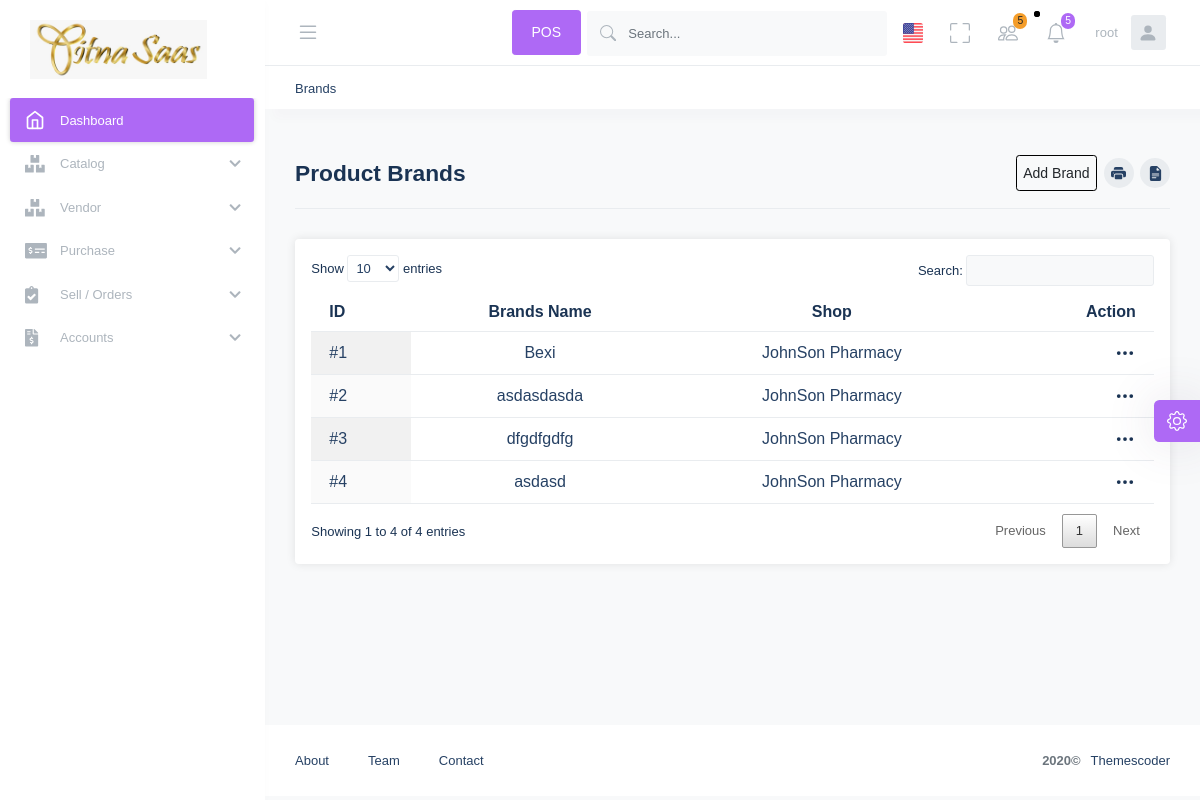
The app's page /pharmacy-pos/brands/1 (signed in) with its own data.
### pharmacyapp/models.py (models this page shows, shortened)
class MedicineBrand(models.Model):
    created_at = models.DateTimeField(default=datetime.now)
    med_brand_name = models.CharField(max_length=255)
    shop = models.ForeignKey(Shop, on_delete=models.DO_NOTHING, null=True)
    med_brand_logo = models.ImageField(upload_to="images/", null=True, blank=True)
    class Meta:
        ordering = ["-id"]

class Shop(models.Model):
    created_at = models.DateField(default=date.today)
    user = models.OneToOneField(User, on_delete=models.CASCADE)
    shop_name = models.CharField(max_length=255, unique=True)
    shop_address1 = models.TextField(null=True, blank=True)
    shop_address2 = models.TextField(null=True, blank=True)
    shop_contact = models.CharField(max_length=255, null=True)
    shop_bin_no = models.CharField(max_length=255, null=True, blank=True)
    shop_vat = models.CharField(max_length=255, null=True, blank=True)
    mushak_no = models.CharField(max_length=255, null=True, blank=True)
    shop_logo = models.ImageField(upload_to="images/", null=True)
    is_active = models.BooleanField(default=False, null=True)
    vat_amount = models.FloatField(null=True, default=0)
    show_mushak = models.BooleanField(default=False, null=True)
    show_vat = models.BooleanField(null=True, blank=True)
    class Meta:
        ordering = ["-id"]

### pharmacyapp/views.py (the view)
# urls.py: path("brands/<int:shop_id>", MedicineBrandOperation.as_view(), name="BrandView"),
class MedicineBrandOperation(View):
    template_name = "Test/Brand/brands.html"
    def get(self, request, shop_id, *args, **kwargs):
        shopId = get_object_or_404(Shop, pk=shop_id)
        if shopId.user == request.user:
            med_brands = MedicineBrand.objects.filter(
                shop=shopId.id
            )
            args = {
                "shopId": shopId,
                "med_brands": med_brands,
            }
            return render(request, self.template_name, args)
        else:
            return redirect("warning")

### pharmacyapp/templates/Test/Brand/brands.html (shortened to what this page needs)
{% load static %}
<body
  id="tc_body"
  class="header-fixed header-mobile-fixed subheader-enabled aside-enabled aside-fixed"
>
  <div class="d-flex flex-column flex-root">
    <div class="d-flex flex-row flex-column-fluid page">
      {% include "Test/sidebar.html" %}
      <div class="d-flex flex-column flex-row-fluid wrapper" id="tc_wrapper">
        {% include "Test/nav.html" %}
        <div
          class="content d-flex flex-column flex-column-fluid"
          id="tc_content"
        >
          <div class="subheader py-2 py-lg-6 subheader-solid">
            <div class="container-fluid">
              <nav aria-label="breadcrumb">
                <ol class="breadcrumb bg-white mb-0 px-0 py-2">
                  <li class="breadcrumb-item active" aria-current="page">
                    Brands
                  </li>
                </ol>
              </nav>
            </div>
          </div>
          <div class="d-flex flex-column-fluid">
            <div class="container-fluid">
              <div class="row">
                <div class="col-12">
                  <div class="row">
                    <div class="col-lg-12 col-xl-12">
                      <div
                        class="card card-custom gutter-b bg-transparent shadow-none border-0"
                      >
                        <div
                          class="card-header align-items-center border-bottom-dark px-0"
                        >
                          <div class="card-title mb-0">
                            <h3
                              class="card-label mb-0 font-weight-bold text-body"
                            >
                              Product Brands
                            </h3>
                          </div>
                          <div class="icons d-flex icon_____bar">
                            <a href="{% url 'CreateBrandVie' shopId.id %}" class="btn ml-2 add_____btn"> Add Brand </a>
                            <a href="#" onclick="printDiv()" class="ml-2">
                              <span
                                class="icon h-30px font-size-h5 w-30px d-flex align-items-center justify-content-center rounded-circle"
                              >
                              </span>
                            </a>
                            <a href="#" class="ml-2">
                              <span
                                class="icon h-30px font-size-h5 w-30px d-flex align-items-center justify-content-center rounded-circle"
                              >
                              </span>
                            </a>
                          </div>
                        </div>
                      </div>
                    </div>
                  </div>
                  <div class="row">
                    <div class="col-12">
                      <div class="card card-custom gutter-b bg-white border-0">
                        <div class="card-body">
                          <div>
                            <div class="table-responsive" id="printableTable">
                              <table id="productUnitTable" class="display">
                                <thead class="text-body">
                                  <tr>
                                    <th>ID</th>
                                    <th class="text-center">Brands Name</th>
                                    <th class="text-center">Shop</th>
                                    <th class="no-sort text-right">Action</th>
                                  </tr>
                                </thead>
                                <tbody class="kt-table-tbody text-dark">
                                  {% if med_brands %}
                                  {% for mb in med_brands %}
                                  <tr class="kt-table-row kt-table-row-level-0">
                                    <td>#{{ mb.id }}</td>
                                    <td class="text-center">{{ mb.med_brand_name }}</td>
                                    <td class="text-center">{{ mb.shop.shop_name }}</td>
                                    <td>
                                      <div class="card-toolbar text-right">
                                        <button
                                          class="btn p-0 shadow-none"
                                          type="button"
                                          id="dropdowneditButton1"
                                          data-toggle="dropdown"
                                          aria-haspopup="true"
                                          aria-expanded="false"
                                        >
                                          <span class="svg-icon">
                                            <svg
                                              width="20px"
                                              height="20px"
                                              viewBox="0 0 16 16"
                                              class="bi bi-three-dots text-body"
                                              fill="currentColor"
                                              xmlns="http://www.w3.org/2000/svg"
                                            >
                                              <path
                                                fill-rule="evenodd"
                                                d="M3 9.5a1.5 1.5 0 1 1 0-3 1.5 1.5 0 0 1 0 3zm5 0a1.5 1.5 0 1 1 0-3 1.5 1.5 0 0 1 0 3zm5 0a1.5 1.5 0 1 1 0-3 1.5 1.5 0 0 1 0 3z"
                                              ></path>
                                            </svg>
                                          </span>
                                        </button>
                                      </div>
                                    </td>
                                  </tr>
                                  {% endfor %}
                                  {% else %}No Brands Added{% endif %}
                                </tbody>
                              </table>
                            </div>
                          </div>
                        </div>
                      </div>
                    </div>
                  </div>
                </div>
              </div>
            </div>
          </div>
        </div>
        <div class="footer bg-white py-4 d-flex flex-lg-column" id="tc_footer">
          <div
            class="container-fluid d-flex flex-column flex-md-row align-items-center justify-content-between"
          >
            <div class="text-dark order-2 order-md-1">
              <span class="text-muted font-weight-bold mr-2">2020©</span>
              <a
                href="#"
                target="_blank"
                class="text-dark-75 text-hover-primary"
                >Themescoder</a
              >
            </div>
            <div class="nav nav-dark">
              <a href="#" target="_blank" class="nav-link pl-0 pr-5">About</a>
              <a href="#c" target="_blank" class="nav-link pl-0 pr-5">Team</a>
              <a href="#" target="_blank" class="nav-link pl-0 pr-0">Contact</a>
            </div>
          </div>
        </div>
      </div>
    </div>
  </div>
  <ul class="sticky-toolbar nav flex-column bg-primary">
    <li
      class="nav-item"
      id="kt_demo_panel_toggle"
      data-toggle="tooltip"
      title=""
      data-placement="right"
      data-original-title="Check out more demos"
    >
      <a class="btn btn-sm btn-icon text-white" href="#">
      </a>
    </li>
  </ul>
</body>

### pharmacyapp/templates/Test/nav.html (shortened to what this page needs)
{% load static %}
{% include "Test/base.html" %}
<div id="tc_header" class="header header-fixed">
    <div
      class="container-fluid d-flex align-items-stretch justify-content-between"
    >
      <div
        class="header-menu-wrapper header-menu-wrapper-left"
        id="tc_header_menu_wrapper"
      >
        <div
          id="tc_header_menu"
          class="header-menu header-menu-mobile header-menu-layout-default"
        >
          <ul class="menu-nav">
            <li
              class="menu-item menu-item-open menu-item-here menu-item-submenu menu-item-rel menu-item-open menu-item-here menu-item-active p-0"
              data-menu-toggle="click"
              aria-haspopup="true"
            >
              <div
                class="btn btn-clean btn-dropdown mr-0 p-0"
                id="tc_aside_toggle"
              >
                <span class="svg-icon svg-icon-xl svg-icon-primary">
                </span>
              </div>
            </li>
          </ul>
        </div>
      </div>
      <div class="topbar">
        <div class="posicon d-lg-block d-none">
          <a href="{% url 'POSHome' shopId.id %}" class="btn btn-primary white mr-2">POS</a>
        </div>
        <div class="topbar-item">
          <div
            class="quick-search quick-search-inline ml-20 mr-1 w-300px azim____search"
            id="kt_quick_search_inline"
          >
            <form method="get" class="quick-search-form">
              <div class="input-group rounded bg-light">
                <div class="input-group-prepend">
                  <span class="input-group-text">
                    <span class="svg-icon svg-icon-lg">
                    </span>
                  </span>
                </div>
                <input
                  type="text"
                  class="form-control h-45px"
                  placeholder="Search..."
                />
              </div>
            </form>
          </div>
        </div>
        <div class="dropdown">
          <div
            class="topbar-item"
            data-toggle="dropdown"
            data-display="static"
          >
            <div
              class="btn btn-icon btn-clean btn-dropdown btn-lg mr-1"
            >
              <img
                class="h-20px w-20px rounded-sm"
                src="{% static 'theme_admin/images/svg/flags/226-united-states.svg' %}"
              />
            </div>
          </div>
        </div>
        <div class="dropdown">
          <div
            class="topbar-item"
            data-toggle="dropdown"
            data-offset="10px,0px"
          >
            <div
              id="kt_open_fullscreen"
              class="btn btn-icon btn-clean btn-dropdown mr-1"
              title="fullscreen"
              onclick="openFullscreen();"
            >
              <span class="svg-icon svg-icon-xl svg-icon-primary">
              </span>
            </div>
          </div>
        </div>
        <div class="topbar-item">
          <div
            class="btn btn-icon btn-clean mr-1"
            id="tc_quick_panel_toggle"
          >
            <span class="svg-icon svg-icon-xl svg-icon-primary">
            </span>
            <span class="badge badge-pill badge-secondary">5</span>
          </div>
        </div>
        <div class="dropdown">
          <div
            class="topbar-item"
            data-toggle="dropdown"
            data-display="static"
          >
            <div class="btn btn-icon btn-clean btn-dropdown mr-1">
              <div
                class="svg-icon svg-icon-xl svg-icon-primary"
                title="Notification"
              >
                <div class="lds-ripple">
                  <div></div>
                  <div></div>
                </div>
              </div>
              <span class="badge badge-pill badge-primary">5</span>
            </div>
          </div>
        </div>
        <div class="dropdown">
          <div
            class="topbar-item"
            data-toggle="dropdown"
            data-display="static"
          >
            <div
              class="btn btn-icon w-auto btn-clean d-flex align-items-center pr-1 pl-3"
            >
              <span
                class="text-dark-50 font-size-base d-none d-xl-inline mr-3"
                >{{ request.user.username }}</span
              >
              <span class="symbol symbol-35 symbol-light-success">
                <span class="symbol-label font-size-h5">
                  <svg
                    width="20px"
                    height="20px"
                    viewBox="0 0 16 16"
                    class="bi bi-person-fill"
                    fill="currentColor"
                    xmlns="http://www.w3.org/2000/svg"
                  >
                    <path
                      fill-rule="evenodd"
                      d="M3 14s-1 0-1-1 1-4 6-4 6 3 6 4-1 1-1 1H3zm5-6a3 3 0 1 0 0-6 3 3 0 0 0 0 6z"
                    />
                  </svg>
                </span>
              </span>
            </div>
          </div>
        </div>
      </div>
    </div>
  </div>

### static/theme_admin/css/azim.css (style rules this page uses)
.azim____search { margin-bottom: -14px; }
.icon_____bar { align-items: center; }
.add_____btn { border: 1px solid #000 !important; padding: 0.5rem !important; }

### records on screen
MedicineBrand: id "4", med_brand_name "asdasd", shop.shop_name "JohnSon Pharmacy"
MedicineBrand: id "3", med_brand_name "dfgdfgdfg", shop.shop_name "JohnSon Pharmacy"
MedicineBrand: id "2", med_brand_name "asdasdasda", shop.shop_name "JohnSon Pharmacy"
MedicineBrand: id "1", med_brand_name "Bexi", shop.shop_name "JohnSon Pharmacy"

### other values on screen
{{ request.user.username }} "root"
